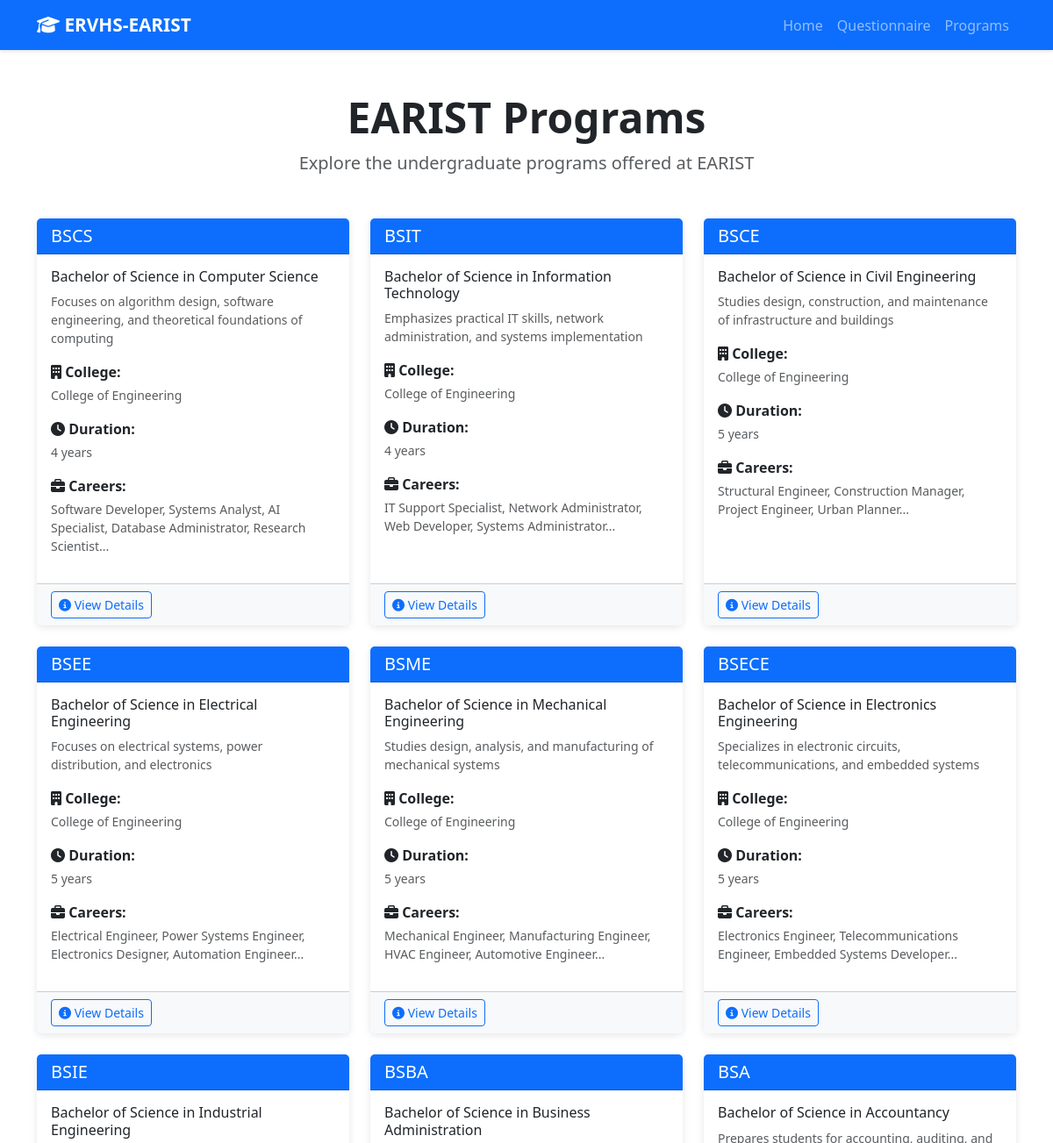
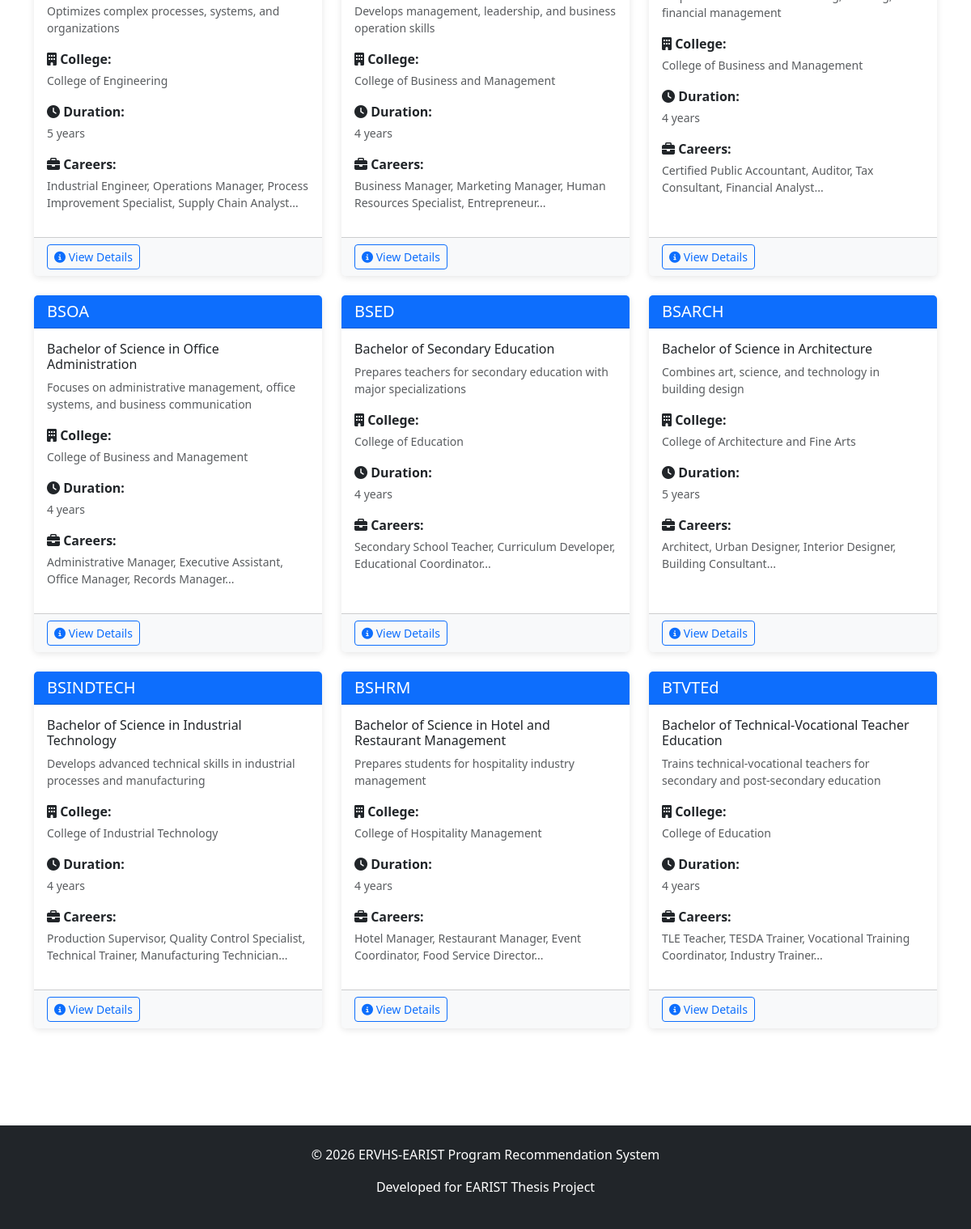
Page /programs on the committed database (2 pictures, top to bottom).
### backend/models.py (models this page shows, shortened)
class Program(db.Model):
    __tablename__ = 'programs'
    program_id = db.Column(db.Integer, primary_key=True, autoincrement=True)
    program_code = db.Column(db.String(20), unique=True, nullable=False)
    program_name = db.Column(db.String(150), nullable=False)
    program_description = db.Column(db.Text)
    college_department = db.Column(db.String(100))
    required_skills = db.Column(db.Text)
    typical_strands = db.Column(db.Text)
    career_pathways = db.Column(db.Text)
    program_duration = db.Column(db.String(20))
    is_active = db.Column(db.Boolean, default=True)
    rules = db.relationship('Rule', backref='program', lazy=True)
    recommendations = db.relationship('Recommendation', backref='program', lazy=True)

### backend/app.py (the view)
@app.route('/programs')
def programs():
    all_programs = Program.query.filter_by(is_active=True).all()
    return render_template('programs.html', programs=all_programs)

### frontend/templates/programs.html (shortened to what this page needs)
{% extends "base.html" %}
{% block content %}
<div class="container my-5">
    <div class="text-center mb-5">
        <h1 class="display-5 fw-bold">EARIST Programs</h1>
        <p class="lead text-muted">Explore the undergraduate programs offered at EARIST</p>
    </div>
    <div class="row">
        {% for program in programs %}
        <div class="col-md-6 col-lg-4 mb-4">
            <div class="card h-100 shadow-sm">
                <div class="card-header bg-primary text-white">
                    <h5 class="mb-0">{{ program.program_code }}</h5>
                </div>
                <div class="card-body">
                    <h6 class="card-title">{{ program.program_name }}</h6>
                    <p class="card-text text-muted small">{{ program.program_description }}</p>
                    <div class="mt-3">
                        <p class="mb-1"><strong><i class="fas fa-building"></i> College:</strong></p>
                        <p class="small text-muted">{{ program.college_department }}</p>
                    </div>
                    <div class="mt-2">
                        <p class="mb-1"><strong><i class="fas fa-clock"></i> Duration:</strong></p>
                        <p class="small text-muted">{{ program.program_duration }}</p>
                    </div>
                    <div class="mt-2">
                        <p class="mb-1"><strong><i class="fas fa-briefcase"></i> Careers:</strong></p>
                        <p class="small text-muted">{{ program.career_pathways[:100] }}...</p>
                    </div>
                </div>
                <div class="card-footer bg-light">
                    <button class="btn btn-sm btn-outline-primary view-details-btn"
                            data-code="{{ program.program_code }}">
                        <i class="fas fa-info-circle"></i> View Details
                    </button>
                </div>
            </div>
        </div>
        {% endfor %}
    </div>
</div>
{% endblock %}

### frontend/templates/base.html (shortened to what this page needs)
<!DOCTYPE html>
<html lang="en">
<head>
    <link href="https://cdn.jsdelivr.net/npm/bootstrap@5.3.0/dist/css/bootstrap.min.css" rel="stylesheet">
    <link rel="stylesheet" href="https://cdnjs.cloudflare.com/ajax/libs/font-awesome/6.4.0/css/all.min.css">
    <link rel="stylesheet" href="{{ url_for('static', filename='css/style.css') }}">
</head>
<body>
    <nav class="navbar navbar-expand-lg navbar-dark bg-primary">
        <div class="container">
            <a class="navbar-brand" href="{{ url_for('index') }}">
                <i class="fas fa-graduation-cap"></i> ERVHS-EARIST
            </a>
            <div class="collapse navbar-collapse" id="navbarNav">
                <ul class="navbar-nav ms-auto">
                    <li class="nav-item">
                        <a class="nav-link" href="{{ url_for('index') }}">Home</a>
                    </li>
                    <li class="nav-item">
                        <a class="nav-link" href="{{ url_for('questionnaire') }}">Questionnaire</a>
                    </li>
                    <li class="nav-item">
                        <a class="nav-link" href="{{ url_for('programs') }}">Programs</a>
                    </li>
                </ul>
            </div>
        </div>
    </nav>
    <main>
        {% block content %}{% endblock %}
    </main>
    <footer class="bg-dark text-white text-center py-4 mt-5">
        <div class="container">
            <p>&copy; 2026 ERVHS-EARIST Program Recommendation System</p>
            <p>Developed for EARIST Thesis Project</p>
        </div>
    </footer>
</body>
</html>

### frontend/static/css/style.css (style rules this page uses)
:root { --primary-color: #0d6efd; --secondary-color: #6c757d; --success-color: #198754; --warning-color: #ffc107; --danger-color: #dc3545; --info-color: #0dcaf0; }
body { font-family: 'Segoe UI', Tahoma, Geneva, Verdana, sans-serif; min-height: 100vh; display: flex; flex-direction: column; }
main { flex: 1; }
.card { transition: transform 0.3s ease, box-shadow 0.3s ease; border: none; }
.shadow-sm { box-shadow: 0 0.125rem 0.5rem rgba(0,0,0,0.1)!important; }
.btn { transition: all 0.3s ease; font-weight: 500; }
.navbar { box-shadow: 0 2px 4px rgba(0,0,0,0.1); }
.navbar-brand { font-weight: bold; font-size: 1.3rem; }
footer { margin-top: auto; }

### rows in the picture
Program: program_code "BSCS", program_name "Bachelor of Science in Computer Science", program_description "Focuses on algorithm design, software engineering, and theoretical foundations of computing", college_department "College of Engineering", program_duration "4 years", career_pathways "Software Developer, Systems Analyst, AI Specialist, Database Administrator, Research Scientist"
Program: program_code "BSIT", program_name "Bachelor of Science in Information Technology", program_description "Emphasizes practical IT skills, network administration, and systems implementation", college_department "College of Engineering", program_duration "4 years", career_pathways "IT Support Specialist, Network Administrator, Web Developer, Systems Administrator"
Program: program_code "BSCE", program_name "Bachelor of Science in Civil Engineering", program_description "Studies design, construction, and maintenance of infrastructure and buildings", college_department "College of Engineering", program_duration "5 years", career_pathways "Structural Engineer, Construction Manager, Project Engineer, Urban Planner"
Program: program_code "BSEE", program_name "Bachelor of Science in Electrical Engineering", program_description "Focuses on electrical systems, power distribution, and electronics", college_department "College of Engineering", program_duration "5 years", career_pathways "Electrical Engineer, Power Systems Engineer, Electronics Designer, Automation Engineer"
Program: program_code "BSME", program_name "Bachelor of Science in Mechanical Engineering", program_description "Studies design, analysis, and manufacturing of mechanical systems", college_department "College of Engineering", program_duration "5 years", career_pathways "Mechanical Engineer, Manufacturing Engineer, HVAC Engineer, Automotive Engineer"
Program: program_code "BSECE", program_name "Bachelor of Science in Electronics Engineering", program_description "Specializes in electronic circuits, telecommunications, and embedded systems", college_department "College of Engineering", program_duration "5 years", career_pathways "Electronics Engineer, Telecommunications Engineer, Embedded Systems Developer"
Program: program_code "BSIE", program_name "Bachelor of Science in Industrial Engineering", program_description "Optimizes complex processes, systems, and organizations", college_department "College of Engineering", program_duration "5 years", career_pathways "Industrial Engineer, Operations Manager, Process Improvement Specialist, Supply Chain Analyst"
Program: program_code "BSBA", program_name "Bachelor of Science in Business Administration", program_description "Develops management, leadership, and business operation skills", college_department "College of Business and Management", program_duration "4 years", career_pathways "Business Manager, Marketing Manager, Human Resources Specialist, Entrepreneur"
Program: program_code "BSA", program_name "Bachelor of Science in Accountancy", program_description "Prepares students for accounting, auditing, and financial management", college_department "College of Business and Management", program_duration "4 years", career_pathways "Certified Public Accountant, Auditor, Tax Consultant, Financial Analyst"
Program: program_code "BSOA", program_name "Bachelor of Science in Office Administration", program_description "Focuses on administrative management, office systems, and business communication", college_department "College of Business and Management", program_duration "4 years", career_pathways "Administrative Manager, Executive Assistant, Office Manager, Records Manager"
Program: program_code "BSED", program_name "Bachelor of Secondary Education", program_description "Prepares teachers for secondary education with major specializations", college_department "College of Education", program_duration "4 years", career_pathways "Secondary School Teacher, Curriculum Developer, Educational Coordinator"
Program: program_code "BSARCH", program_name "Bachelor of Science in Architecture", program_description "Combines art, science, and technology in building design", college_department "College of Architecture and Fine Arts", program_duration "5 years", career_pathways "Architect, Urban Designer, Interior Designer, Building Consultant"
Program: program_code "BSINDTECH", program_name "Bachelor of Science in Industrial Technology", program_description "Develops advanced technical skills in industrial processes and manufacturing", college_department "College of Industrial Technology", program_duration "4 years", career_pathways "Production Supervisor, Quality Control Specialist, Technical Trainer, Manufacturing Technician"
Program: program_code "BSHRM", program_name "Bachelor of Science in Hotel and Restaurant Management", program_description "Prepares students for hospitality industry management", college_department "College of Hospitality Management", program_duration "4 years", career_pathways "Hotel Manager, Restaurant Manager, Event Coordinator, Food Service Director"
Program: program_code "BTVTEd", program_name "Bachelor of Technical-Vocational Teacher Education", program_description "Trains technical-vocational teachers for secondary and post-secondary education", college_department "College of Education", program_duration "4 years", career_pathways "TLE Teacher, TESDA Trainer, Vocational Training Coordinator, Industry Trainer"
